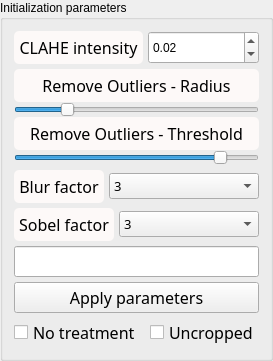
         <widget class="QGroupBox" name="groupBox">
          <property name="title">
           <string>Initialization parameters</string>
          </property>
          <layout class="QVBoxLayout" name="verticalLayout_10">
           <property name="spacing">
            <number>5</number>
           </property>
           <item>
            <layout class="QHBoxLayout" name="horizontalLayout_10">
             <item>
              <widget class="QLabel" name="label_CLAHE">
               <property name="font">
                <font>
                 <family>Noto Sans Cond</family>
                 <pointsize>12</pointsize>
                 <weight>50</weight>
                 <italic>false</italic>
                 <bold>false</bold>
                </font>
               </property>
               <property name="styleSheet">
                <string notr="true">QLabel {
color: rgb(0, 0, 0);
background-color:	rgb(253, 249, 248);
border-style : outset;
Border-radius : 5px;
border-width : 0px;
border-color : black;
min-width : 5em;
padding : 5px;
font : 12pt &quot;Noto Sans Cond&quot;;
}</string>
               </property>
               <property name="text">
                <string>CLAHE intensity</string>
               </property>
               <property name="textFormat">
                <enum>Qt::PlainText</enum>
               </property>
               <property name="alignment">
                <set>Qt::AlignCenter</set>
               </property>
              </widget>
             </item>
             <item>
              <widget class="QDoubleSpinBox" name="CLAHE_SpinBox">
               <property name="sizePolicy">
                <sizepolicy hsizetype="Fixed" vsizetype="Preferred">
                 <horstretch>0</horstretch>
                 <verstretch>0</verstretch>
                </sizepolicy>
               </property>
               <property name="minimumSize">
                <size>
                 <width>100</width>
                 <height>0</height>
                </size>
               </property>
               <property name="maximumSize">
                <size>
                 <width>126</width>
                 <height>16777215</height>
                </size>
               </property>
               <property name="toolTip">
                <string>&lt;html&gt;&lt;head/&gt;&lt;body&gt;&lt;p&gt;&lt;span style=&quot; font-size:11pt;&quot;&gt;The higher the value, the stronger the Contrast Limited Adaptative Histogram Equalization (CLAHE)&lt;/span&gt;&lt;/p&gt;&lt;/body&gt;&lt;/html&gt;</string>
               </property>
               <property name="alignment">
                <set>Qt::AlignLeading|Qt::AlignLeft|Qt::AlignVCenter</set>
               </property>
               <property name="decimals">
                <number>2</number>
               </property>
               <property name="minimum">
                <double>0.000000000000000</double>
               </property>
               <property name="maximum">
                <double>1.000000000000000</double>
               </property>
               <property name="singleStep">
                <double>0.010000000000000</double>
               </property>
               <property name="value">
                <double>0.020000000000000</double>
               </property>
              </widget>
             </item>
            </layout>
           </item>
           <item>
            <layout class="QVBoxLayout" name="verticalLayout_5">
             <property name="spacing">
              <number>0</number>
             </property>
             <item>
              <widget class="QLabel" name="Label_radius">
               <property name="sizePolicy">
                <sizepolicy hsizetype="Preferred" vsizetype="Preferred">
                 <horstretch>0</horstretch>
                 <verstretch>0</verstretch>
                </sizepolicy>
               </property>
               <property name="font">
                <font>
                 <family>Noto Sans Cond</family>
                 <pointsize>12</pointsize>
                 <weight>50</weight>
                 <italic>false</italic>
                 <bold>false</bold>
                </font>
               </property>
               <property name="styleSheet">
                <string notr="true">QLabel {
color: rgb(0, 0, 0);
background-color:	rgb(253, 249, 248);
border-style : outset;
Border-radius : 5px;
border-width : 0px;
border-color : black;
min-width : 5em;
padding : 5px;
font : 12pt &quot;Noto Sans Cond&quot;;
}</string>
               </property>
               <property name="text">
                <string>Remove Outliers - Radius</string>
               </property>
               <property name="alignment">
                <set>Qt::AlignCenter</set>
               </property>
              </widget>
             </item>
             <item>
              <widget class="QSlider" name="Radius_slider">
               <property name="sizePolicy">
                <sizepolicy hsizetype="Preferred" vsizetype="Fixed">
                 <horstretch>0</horstretch>
                 <verstretch>0</verstretch>
                </sizepolicy>
               </property>
               <property name="minimumSize">
                <size>
                 <width>0</width>
                 <height>15</height>
                </size>
               </property>
               <property name="toolTip">
                <string>&lt;html&gt;&lt;head/&gt;&lt;body&gt;&lt;p&gt;&lt;span style=&quot; font-size:12pt;&quot;&gt;Radius of the remove outliers&lt;/span&gt;&lt;/p&gt;&lt;/body&gt;&lt;/html&gt;</string>
               </property>
               <property name="maximum">
                <number>10</number>
               </property>
               <property name="pageStep">
                <number>2</number>
               </property>
               <property name="value">
                <number>2</number>
               </property>
               <property name="sliderPosition">
                <number>2</number>
               </property>
               <property name="orientation">
                <enum>Qt::Horizontal</enum>
               </property>
              </widget>
             </item>
             <item>
              <widget class="QLabel" name="Label_threshold">
               <property name="sizePolicy">
                <sizepolicy hsizetype="Preferred" vsizetype="Preferred">
                 <horstretch>0</horstretch>
                 <verstretch>0</verstretch>
                </sizepolicy>
               </property>
               <property name="font">
                <font>
                 <family>Noto Sans Cond</family>
                 <pointsize>12</pointsize>
                 <weight>50</weight>
                 <italic>false</italic>
                 <bold>false</bold>
                </font>
               </property>
               <property name="styleSheet">
                <string notr="true">QLabel {
color: rgb(0, 0, 0);
background-color:	rgb(253, 249, 248);
border-style : outset;
Border-radius : 5px;
border-width : 0px;
border-color : black;
min-width : 5em;
padding : 5px;
font : 12pt &quot;Noto Sans Cond&quot;;
}</string>
               </property>
               <property name="text">
                <string>Remove Outliers - Threshold</string>
               </property>
               <property name="alignment">
                <set>Qt::AlignCenter</set>
               </property>
              </widget>
             </item>
             <item>
              <widget class="QSlider" name="Threshold_slider">
               <property name="sizePolicy">
                <sizepolicy hsizetype="Preferred" vsizetype="Fixed">
                 <horstretch>0</horstretch>
                 <verstretch>0</verstretch>
                </sizepolicy>
               </property>
               <property name="minimumSize">
                <size>
                 <width>0</width>
                 <height>15</height>
                </size>
               </property>
               <property name="toolTip">
                <string>&lt;html&gt;&lt;head/&gt;&lt;body&gt;&lt;p&gt;&lt;span style=&quot; font-size:11pt;&quot;&gt;Threshold value of the remove outliers&lt;/span&gt;&lt;/p&gt;&lt;/body&gt;&lt;/html&gt;</string>
               </property>
               <property name="styleSheet">
                <string notr="true"/>
               </property>
               <property name="maximum">
                <number>150</number>
               </property>
               <property name="value">
                <number>130</number>
               </property>
               <property name="sliderPosition">
                <number>130</number>
               </property>
               <property name="orientation">
                <enum>Qt::Horizontal</enum>
               </property>
              </widget>
             </item>
            </layout>
           </item>
           <item>
            <layout class="QHBoxLayout" name="horizontalLayout_3">
             <item>
              <widget class="QLabel" name="label_blur">
               <property name="sizePolicy">
                <sizepolicy hsizetype="Fixed" vsizetype="Preferred">
                 <horstretch>0</horstretch>
                 <verstretch>0</verstretch>
                </sizepolicy>
               </property>
               <property name="font">
                <font>
                 <family>Noto Sans Cond</family>
                 <pointsize>12</pointsize>
                 <weight>50</weight>
                 <italic>false</italic>
                 <bold>false</bold>
                </font>
               </property>
               <property name="styleSheet">
                <string notr="true">QLabel {
color: rgb(0, 0, 0);
background-color:	rgb(253, 249, 248);
border-style : outset;
Border-radius : 5px;
border-width : 0px;
border-color : black;
min-width : 5em;
padding : 5px;
font : 12pt &quot;Noto Sans Cond&quot;;
}</string>
               </property>
               <property name="text">
                <string>Blur factor</string>
               </property>
               <property name="scaledContents">
                <bool>false</bool>
               </property>
               <property name="alignment">
                <set>Qt::AlignCenter</set>
               </property>
              </widget>
             </item>
             <item>
              <widget class="QComboBox" name="Blur_box">
               <property name="sizePolicy">
                <sizepolicy hsizetype="Minimum" vsizetype="Fixed">
                 <horstretch>0</horstretch>
                 <verstretch>0</verstretch>
                </sizepolicy>
               </property>
               <property name="font">
                <font>
                 <family>Noto Sans Cond</family>
                 <pointsize>10</pointsize>
                 <weight>50</weight>
                 <italic>false</italic>
                 <bold>false</bold>
                </font>
               </property>
               <property name="toolTip">
                <string>&lt;html&gt;&lt;head/&gt;&lt;body&gt;&lt;p&gt;&lt;span style=&quot; font-size:11pt;&quot;&gt;Blur factor applied to the treated stack&lt;/span&gt;&lt;/p&gt;&lt;/body&gt;&lt;/html&gt;</string>
               </property>
               <property name="styleSheet">
                <string notr="true"/>
               </property>
               <property name="currentText">
                <string>3</string>
               </property>
               <property name="currentIndex">
                <number>2</number>
               </property>
               <item>
                <property name="text">
                 <string>0</string>
                </property>
               </item>
               <item>
                <property name="text">
                 <string>1</string>
                </property>
               </item>
               <item>
                <property name="text">
                 <string>3</string>
                </property>
               </item>
               <item>
                <property name="text">
                 <string>5</string>
                </property>
               </item>
               <item>
                <property name="text">
                 <string>7</string>
                </property>
               </item>
               <item>
                <property name="text">
                 <string>9</string>
                </property>
               </item>
              </widget>
             </item>
            </layout>
           </item>
           <item>
            <layout class="QHBoxLayout" name="horizontalLayout_7">
             <item>
              <widget class="QLabel" name="label_sobel">
               <property name="sizePolicy">
                <sizepolicy hsizetype="Fixed" vsizetype="Preferred">
                 <horstretch>0</horstretch>
                 <verstretch>0</verstretch>
                </sizepolicy>
               </property>
               <property name="font">
                <font>
                 <family>Noto Sans Cond</family>
                 <pointsize>12</pointsize>
                 <weight>50</weight>
                 <italic>false</italic>
                 <bold>false</bold>
                </font>
               </property>
               <property name="styleSheet">
                <string notr="true">QLabel {
color: rgb(0, 0, 0);
background-color:	rgb(253, 249, 248);
border-style : outset;
Border-radius : 5px;
border-width : 0px;
border-color : black;
min-width : 5em;
padding : 5px;
font : 12pt &quot;Noto Sans Cond&quot;;
}</string>
               </property>
               <property name="text">
                <string>Sobel factor</string>
               </property>
               <property name="scaledContents">
                <bool>false</bool>
               </property>
               <property name="alignment">
                <set>Qt::AlignCenter</set>
               </property>
              </widget>
             </item>
             <item>
              <widget class="QComboBox" name="Sobel_box">
               <property name="sizePolicy">
                <sizepolicy hsizetype="Minimum" vsizetype="Fixed">
                 <horstretch>0</horstretch>
                 <verstretch>0</verstretch>
                </sizepolicy>
               </property>
               <property name="font">
                <font>
                 <family>Noto Sans Cond</family>
                 <pointsize>10</pointsize>
                 <weight>50</weight>
                 <italic>false</italic>
                 <bold>false</bold>
                </font>
               </property>
               <property name="toolTip">
                <string>&lt;html&gt;&lt;head/&gt;&lt;body&gt;&lt;p&gt;&lt;span style=&quot; font-size:11pt;&quot;&gt;Sobel factor applied to the treated stack&lt;/span&gt;&lt;/p&gt;&lt;/body&gt;&lt;/html&gt;</string>
               </property>
               <property name="styleSheet">
                <string notr="true"/>
               </property>
               <property name="currentText">
                <string>3</string>
               </property>
               <property name="currentIndex">
                <number>2</number>
               </property>
               <property name="iconSize">
                <size>
                 <width>13</width>
                 <height>13</height>
                </size>
               </property>
               <item>
                <property name="text">
                 <string>0</string>
                </property>
               </item>
               <item>
                <property name="text">
                 <string>1</string>
                </property>
               </item>
               <item>
                <property name="text">
                 <string>3</string>
                </property>
               </item>
               <item>
                <property name="text">
                 <string>5</string>
                </property>
               </item>
               <item>
                <property name="text">
                 <string>7</string>
                </property>
               </item>
               <item>
                <property name="text">
                 <string>9</string>
                </property>
               </item>
              </widget>
             </item>
            </layout>
           </item>
           <item>
            <widget class="QLineEdit" name="CC_info">
             <property name="sizePolicy">
              <sizepolicy hsizetype="Preferred" vsizetype="Fixed">
               <horstretch>0</horstretch>
               <verstretch>0</verstretch>
              </sizepolicy>
             </property>
             <property name="minimumSize">
              <size>
               <width>116</width>
               <height>0</height>
              </size>
             </property>
             <property name="font">
              <font>
               <family>Noto Sans Cond</family>
               <pointsize>12</pointsize>
               <weight>50</weight>
               <italic>false</italic>
               <bold>false</bold>
              </font>
             </property>
             <property name="toolTip">
              <string>&lt;html&gt;&lt;head/&gt;&lt;body&gt;&lt;p&gt;&lt;span style=&quot; font-size:11pt;&quot;&gt;Correlation coefficient: give information about the similarities between image n°1 and image n°2 of the treated stack&lt;/span&gt;&lt;/p&gt;&lt;/body&gt;&lt;/html&gt;</string>
             </property>
             <property name="alignment">
              <set>Qt::AlignCenter</set>
             </property>
             <property name="readOnly">
              <bool>true</bool>
             </property>
            </widget>
           </item>
           <item>
            <widget class="QPushButton" name="Keep_param">
             <property name="sizePolicy">
              <sizepolicy hsizetype="Preferred" vsizetype="Fixed">
               <horstretch>0</horstretch>
               <verstretch>0</verstretch>
              </sizepolicy>
             </property>
             <property name="minimumSize">
              <size>
               <width>96</width>
               <height>0</height>
              </size>
             </property>
             <property name="font">
              <font>
               <family>Noto Sans Cond</family>
               <pointsize>12</pointsize>
               <weight>50</weight>
               <italic>false</italic>
               <bold>false</bold>
              </font>
             </property>
             <property name="toolTip">
              <string>&lt;html&gt;&lt;head/&gt;&lt;body&gt;&lt;p&gt;&lt;span style=&quot; font-size:11pt;&quot;&gt;Apply the parameters on the entire stack to create the entire treated stack&lt;/span&gt;&lt;/p&gt;&lt;/body&gt;&lt;/html&gt;</string>
             </property>
             <property name="styleSheet">
              <string notr="true"/>
             </property>
             <property name="text">
              <string>Apply parameters</string>
             </property>
             <property name="icon">
              <iconset>
               <normaloff>icons/run_icon.png</normaloff>icons/run_icon.png</iconset>
             </property>
            </widget>
           </item>
           <item>
            <layout class="QHBoxLayout" name="horizontalLayout">
             <item>
              <widget class="QCheckBox" name="checkBox">
               <property name="sizePolicy">
                <sizepolicy hsizetype="Minimum" vsizetype="Fixed">
                 <horstretch>0</horstretch>
                 <verstretch>0</verstretch>
                </sizepolicy>
               </property>
               <property name="minimumSize">
                <size>
                 <width>0</width>
                 <height>0</height>
                </size>
               </property>
               <property name="font">
                <font>
                 <family>Noto Sans Cond</family>
                 <pointsize>12</pointsize>
                 <weight>50</weight>
                 <italic>false</italic>
                 <bold>false</bold>
                </font>
               </property>
               <property name="toolTip">
                <string>&lt;html&gt;&lt;head/&gt;&lt;body&gt;&lt;p&gt;&lt;span style=&quot; font-size:11pt;&quot;&gt;Run registration without the use of treated stack&lt;/span&gt;&lt;/p&gt;&lt;/body&gt;&lt;/html&gt;</string>
               </property>
               <property name="styleSheet">
                <string notr="true"/>
               </property>
               <property name="text">
                <string>No treatment </string>
               </property>
              </widget>
             </item>
             <item>
              <widget class="QCheckBox" name="checkBox_Uncropped">
               <property name="sizePolicy">
                <sizepolicy hsizetype="Preferred" vsizetype="Fixed">
                 <horstretch>0</horstretch>
                 <verstretch>0</verstretch>
                </sizepolicy>
               </property>
               <property name="minimumSize">
                <size>
                 <width>0</width>
                 <height>0</height>
                </size>
               </property>
               <property name="font">
                <font>
                 <family>Noto Sans Cond</family>
                 <pointsize>12</pointsize>
                 <weight>50</weight>
                 <italic>false</italic>
                 <bold>false</bold>
                </font>
               </property>
               <property name="toolTip">
                <string>&lt;html&gt;&lt;head/&gt;&lt;body&gt;&lt;p&gt;&lt;span style=&quot; font-size:11pt;&quot;&gt;If check: the saved stack is not cropped&lt;/span&gt;&lt;/p&gt;&lt;/body&gt;&lt;/html&gt;</string>
               </property>
               <property name="styleSheet">
                <string notr="true"/>
               </property>
               <property name="text">
                <string>Uncropped</string>
               </property>
              </widget>
             </item>
            </layout>
           </item>
          </layout>
         </widget>
